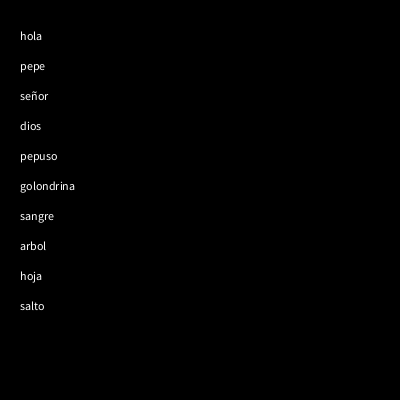
Frame 1 (no input)
Frame 60 (the mouse pressed at the canvas centre just before this capture): identical to frame 1, image omitted
Frame 120 (the mouse held since frame 60 and released just before this capture): identical to frame 1, image omitted

The Processing sketch that drew this single still picture (run headless with seeded random() and noise(); from frame 60 on, the mouse is pressed at the canvas centre):

// Processing sketch: prac1
// ── prac1.pde
String palabras[] = {
  "hola", "pepe", "señor", 
  "dios", "pepuso", "golondrina", "sangre", "arbol", "hoja", "salto"
};

void setup() {
  size(400, 400);
  background(0);
  for (int i = 0; i < palabras.length; i++) {
    text(palabras[i], 20, 40+30*i);
  }
}

void draw() {
}

void mousePressed() {
  background(0);
  for (int i = 1; i < palabras.length; i+=2) {
    text(palabras[i], 20, 40+15*i);
  }
}
